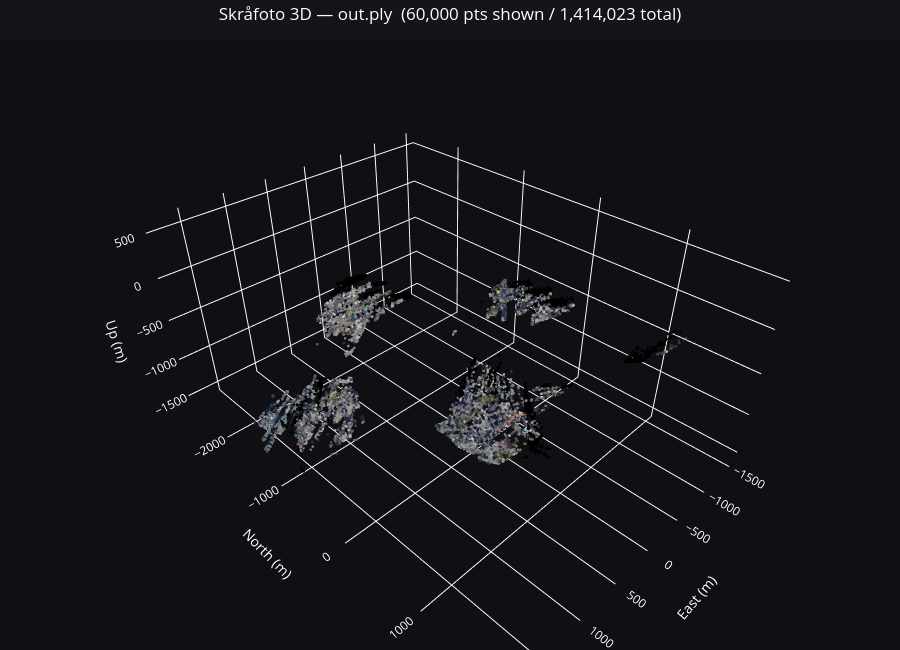

The notebook cell saved with this chart:
### Markdown cell above
---
### Quick viewer — open any PLY directly

Run the cell below to load an existing PLY file without re-running reconstruction.

### Code cell
view_pointcloud("out.ply").show()

### Figure 1 — Plotly figure (JSON) as saved in the notebook; plotly's stock layout.template omitted (floating-point values rounded to 4 significant figures; data arrays with more than 128 entries replaced by an {"elided": "..."} marker saying what was removed)
{"data": [{"hoverinfo": "skip", "marker": {"color": {"elided": "60000 str values"}, "opacity": 0.85, "size": 1.5}, "mode": "markers", "type": "scatter3d", "x": {"elided": "60000 float values"}, "y": {"elided": "60000 float values"}, "z": {"elided": "60000 float values"}}], "layout": {"font": {"color": "white"}, "height": 650, "margin": {"b": 0, "l": 0, "r": 0, "t": 40}, "paper_bgcolor": "rgb(20,20,25)", "scene": {"aspectmode": "data", "bgcolor": "rgb(15,15,20)", "xaxis": {"color": "white", "showbackground": false, "title": {"text": "East (m)"}}, "yaxis": {"color": "white", "showbackground": false, "title": {"text": "North (m)"}}, "zaxis": {"color": "white", "showbackground": false, "title": {"text": "Up (m)"}}}, "title": {"text": "Skråfoto 3D — out.ply  (60,000 pts shown / 1,414,023 total)", "x": 0.5}}}
